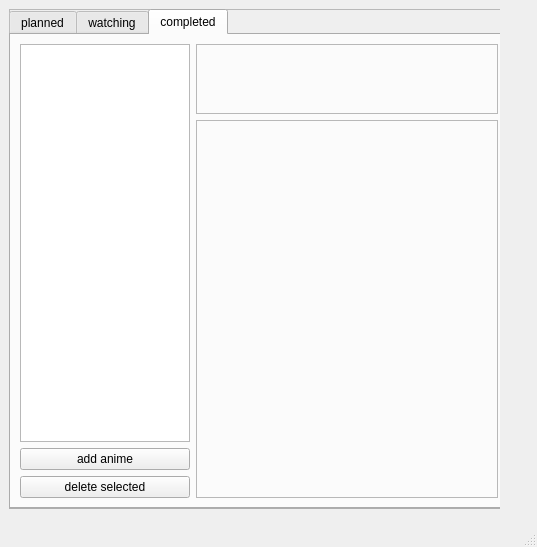
<?xml version="1.0" encoding="UTF-8"?>
<ui version="4.0">
 <class>AniFrog</class>
 <widget class="QMainWindow" name="AniFrog">
  <property name="geometry">
   <rect>
    <x>0</x>
    <y>0</y>
    <width>537</width>
    <height>547</height>
   </rect>
  </property>
  <property name="windowTitle">
   <string>MainWindow</string>
  </property>
  <widget class="QWidget" name="centralwidget">
   <property name="sizePolicy">
    <sizepolicy hsizetype="Fixed" vsizetype="Fixed">
     <horstretch>0</horstretch>
     <verstretch>0</verstretch>
    </sizepolicy>
   </property>
   <property name="maximumSize">
    <size>
     <width>500</width>
     <height>510</height>
    </size>
   </property>
   <widget class="QFrame" name="frame">
    <property name="geometry">
     <rect>
      <x>9</x>
      <y>9</y>
      <width>500</width>
      <height>500</height>
     </rect>
    </property>
    <property name="maximumSize">
     <size>
      <width>500</width>
      <height>500</height>
     </size>
    </property>
    <property name="frameShape">
     <enum>QFrame::StyledPanel</enum>
    </property>
    <property name="frameShadow">
     <enum>QFrame::Raised</enum>
    </property>
    <widget class="QTabWidget" name="tabs">
     <property name="geometry">
      <rect>
       <x>0</x>
       <y>0</y>
       <width>500</width>
       <height>500</height>
      </rect>
     </property>
     <property name="sizePolicy">
      <sizepolicy hsizetype="Fixed" vsizetype="Fixed">
       <horstretch>0</horstretch>
       <verstretch>0</verstretch>
      </sizepolicy>
     </property>
     <property name="minimumSize">
      <size>
       <width>500</width>
       <height>0</height>
      </size>
     </property>
     <property name="maximumSize">
      <size>
       <width>500</width>
       <height>500</height>
      </size>
     </property>
     <property name="currentIndex">
      <number>2</number>
     </property>
     <widget class="QWidget" name="planned_tab">
      <attribute name="title">
       <string>planned</string>
      </attribute>
      <layout class="QHBoxLayout" name="horizontalLayout">
       <item>
        <layout class="QGridLayout" name="gridLayout">
         <item row="3" column="0">
          <widget class="QPushButton" name="plan_delete_button">
           <property name="text">
            <string>delete selected</string>
           </property>
          </widget>
         </item>
         <item row="2" column="0">
          <widget class="QPushButton" name="plan_add_button">
           <property name="text">
            <string>add anime</string>
           </property>
          </widget>
         </item>
         <item row="1" column="1">
          <widget class="QLabel" name="plan_info">
           <property name="font">
            <font>
             <pointsize>10</pointsize>
            </font>
           </property>
           <property name="frameShape">
            <enum>QFrame::StyledPanel</enum>
           </property>
           <property name="text">
            <string/>
           </property>
           <property name="textFormat">
            <enum>Qt::AutoText</enum>
           </property>
           <property name="alignment">
            <set>Qt::AlignLeading|Qt::AlignLeft|Qt::AlignTop</set>
           </property>
           <property name="wordWrap">
            <bool>true</bool>
           </property>
           <property name="openExternalLinks">
            <bool>true</bool>
           </property>
          </widget>
         </item>
         <item row="0" column="1">
          <widget class="QLabel" name="plan_name">
           <property name="sizePolicy">
            <sizepolicy hsizetype="Fixed" vsizetype="Fixed">
             <horstretch>0</horstretch>
             <verstretch>0</verstretch>
            </sizepolicy>
           </property>
           <property name="maximumSize">
            <size>
             <width>314</width>
             <height>70</height>
            </size>
           </property>
           <property name="font">
            <font>
             <pointsize>11</pointsize>
             <weight>75</weight>
             <bold>true</bold>
            </font>
           </property>
           <property name="frameShape">
            <enum>QFrame::StyledPanel</enum>
           </property>
           <property name="text">
            <string/>
           </property>
           <property name="textFormat">
            <enum>Qt::AutoText</enum>
           </property>
           <property name="alignment">
            <set>Qt::AlignLeading|Qt::AlignLeft|Qt::AlignTop</set>
           </property>
           <property name="wordWrap">
            <bool>true</bool>
           </property>
           <property name="openExternalLinks">
            <bool>true</bool>
           </property>
          </widget>
         </item>
         <item row="0" column="0" rowspan="2">
          <widget class="QTableWidget" name="plan_table">
           <property name="sizePolicy">
            <sizepolicy hsizetype="Fixed" vsizetype="Expanding">
             <horstretch>0</horstretch>
             <verstretch>0</verstretch>
            </sizepolicy>
           </property>
           <property name="maximumSize">
            <size>
             <width>170</width>
             <height>16777215</height>
            </size>
           </property>
          </widget>
         </item>
        </layout>
       </item>
      </layout>
     </widget>
     <widget class="QWidget" name="watching_tab">
      <attribute name="title">
       <string>watching</string>
      </attribute>
      <layout class="QHBoxLayout" name="horizontalLayout_2">
       <item>
        <layout class="QGridLayout" name="gridLayout_2">
         <item row="4" column="0">
          <widget class="QPushButton" name="watch_delete_button">
           <property name="text">
            <string>delete selected</string>
           </property>
          </widget>
         </item>
         <item row="3" column="0">
          <widget class="QPushButton" name="watch_add_button">
           <property name="text">
            <string>add anime</string>
           </property>
          </widget>
         </item>
         <item row="0" column="0" rowspan="2">
          <widget class="QTableWidget" name="watch_table">
           <property name="sizePolicy">
            <sizepolicy hsizetype="Fixed" vsizetype="Expanding">
             <horstretch>0</horstretch>
             <verstretch>0</verstretch>
            </sizepolicy>
           </property>
           <property name="maximumSize">
            <size>
             <width>170</width>
             <height>16777215</height>
            </size>
           </property>
          </widget>
         </item>
         <item row="0" column="1">
          <widget class="QLabel" name="watch_name">
           <property name="sizePolicy">
            <sizepolicy hsizetype="Fixed" vsizetype="Fixed">
             <horstretch>0</horstretch>
             <verstretch>0</verstretch>
            </sizepolicy>
           </property>
           <property name="maximumSize">
            <size>
             <width>314</width>
             <height>70</height>
            </size>
           </property>
           <property name="font">
            <font>
             <pointsize>11</pointsize>
             <weight>75</weight>
             <bold>true</bold>
            </font>
           </property>
           <property name="frameShape">
            <enum>QFrame::StyledPanel</enum>
           </property>
           <property name="text">
            <string/>
           </property>
           <property name="textFormat">
            <enum>Qt::AutoText</enum>
           </property>
           <property name="alignment">
            <set>Qt::AlignLeading|Qt::AlignLeft|Qt::AlignTop</set>
           </property>
           <property name="wordWrap">
            <bool>true</bool>
           </property>
           <property name="openExternalLinks">
            <bool>true</bool>
           </property>
          </widget>
         </item>
         <item row="1" column="1">
          <widget class="QLabel" name="watch_info">
           <property name="font">
            <font>
             <pointsize>10</pointsize>
            </font>
           </property>
           <property name="frameShape">
            <enum>QFrame::StyledPanel</enum>
           </property>
           <property name="text">
            <string/>
           </property>
           <property name="alignment">
            <set>Qt::AlignLeading|Qt::AlignLeft|Qt::AlignTop</set>
           </property>
           <property name="wordWrap">
            <bool>true</bool>
           </property>
           <property name="openExternalLinks">
            <bool>true</bool>
           </property>
          </widget>
         </item>
         <item row="2" column="0">
          <widget class="QPushButton" name="watch_edit_button">
           <property name="text">
            <string>edit </string>
           </property>
          </widget>
         </item>
        </layout>
       </item>
      </layout>
     </widget>
     <widget class="QWidget" name="completed_tab">
      <attribute name="title">
       <string>completed</string>
      </attribute>
      <layout class="QVBoxLayout" name="verticalLayout">
       <item>
        <layout class="QGridLayout" name="gridLayout_3">
         <item row="6" column="0">
          <widget class="QPushButton" name="comp_delete_button">
           <property name="text">
            <string>delete selected</string>
           </property>
          </widget>
         </item>
         <item row="5" column="0">
          <widget class="QPushButton" name="comp_add_button">
           <property name="text">
            <string>add anime</string>
           </property>
          </widget>
         </item>
         <item row="0" column="1" colspan="2">
          <widget class="QLabel" name="comp_name">
           <property name="sizePolicy">
            <sizepolicy hsizetype="Fixed" vsizetype="Fixed">
             <horstretch>0</horstretch>
             <verstretch>0</verstretch>
            </sizepolicy>
           </property>
           <property name="maximumSize">
            <size>
             <width>314</width>
             <height>70</height>
            </size>
           </property>
           <property name="font">
            <font>
             <pointsize>11</pointsize>
             <weight>75</weight>
             <bold>true</bold>
            </font>
           </property>
           <property name="frameShape">
            <enum>QFrame::StyledPanel</enum>
           </property>
           <property name="text">
            <string/>
           </property>
           <property name="textFormat">
            <enum>Qt::AutoText</enum>
           </property>
           <property name="alignment">
            <set>Qt::AlignLeading|Qt::AlignLeft|Qt::AlignTop</set>
           </property>
           <property name="wordWrap">
            <bool>true</bool>
           </property>
           <property name="openExternalLinks">
            <bool>true</bool>
           </property>
          </widget>
         </item>
         <item row="1" column="1" rowspan="6" colspan="2">
          <widget class="QLabel" name="comp_info">
           <property name="font">
            <font>
             <pointsize>10</pointsize>
            </font>
           </property>
           <property name="frameShape">
            <enum>QFrame::StyledPanel</enum>
           </property>
           <property name="text">
            <string/>
           </property>
           <property name="textFormat">
            <enum>Qt::AutoText</enum>
           </property>
           <property name="alignment">
            <set>Qt::AlignLeading|Qt::AlignLeft|Qt::AlignTop</set>
           </property>
           <property name="wordWrap">
            <bool>true</bool>
           </property>
           <property name="openExternalLinks">
            <bool>true</bool>
           </property>
          </widget>
         </item>
         <item row="0" column="0" rowspan="5">
          <widget class="QTableWidget" name="comp_table">
           <property name="sizePolicy">
            <sizepolicy hsizetype="Fixed" vsizetype="Expanding">
             <horstretch>0</horstretch>
             <verstretch>0</verstretch>
            </sizepolicy>
           </property>
           <property name="maximumSize">
            <size>
             <width>170</width>
             <height>16777215</height>
            </size>
           </property>
          </widget>
         </item>
        </layout>
       </item>
      </layout>
     </widget>
    </widget>
   </widget>
  </widget>
  <widget class="QMenuBar" name="menubar">
   <property name="geometry">
    <rect>
     <x>0</x>
     <y>0</y>
     <width>537</width>
     <height>21</height>
    </rect>
   </property>
  </widget>
  <widget class="QStatusBar" name="statusbar"/>
 </widget>
 <resources/>
 <connections/>
</ui>
